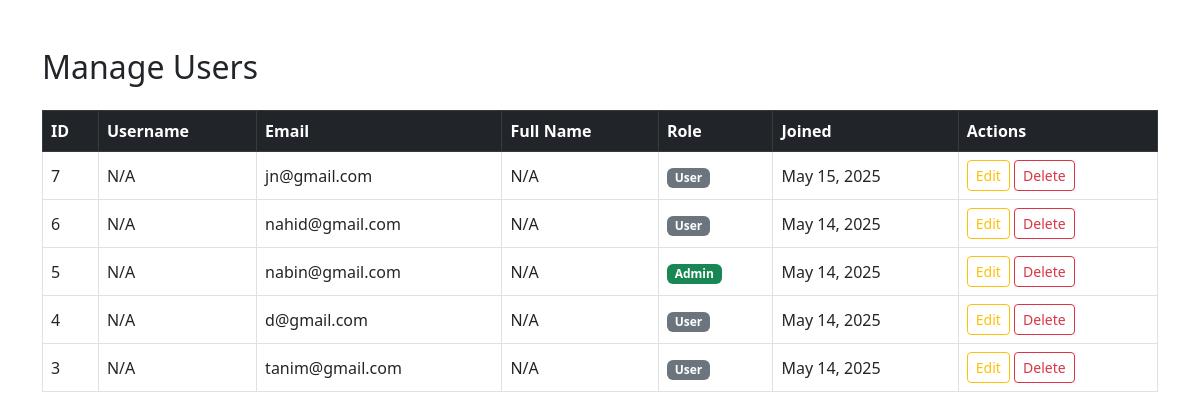
Page /manage_users.php (signed in) on the committed database.
### tables this page shows
CREATE TABLE `users` (
  `id` int(11) NOT NULL,
  `username` varchar(50) DEFAULT NULL,
  `full_name` varchar(100) DEFAULT '',
  `user_role` varchar(20) DEFAULT 'user',
  `first_name` varchar(50) NOT NULL,
  `last_name` varchar(50) NOT NULL,
  `email` varchar(100) NOT NULL,
  `phone` varchar(20) DEFAULT NULL,
  `password` varchar(255) NOT NULL,
  `created_at` timestamp NOT NULL DEFAULT current_timestamp(),
  `role` enum('user','admin') DEFAULT 'user'
);

### manage_users.php (the view, shortened to what this page needs)
<?php
include 'config.php';
?>
<!DOCTYPE html>
<html lang="en">
<head>
    <link href="https://cdn.jsdelivr.net/npm/bootstrap@5.3.0/dist/css/bootstrap.min.css" rel="stylesheet">
</head>
<body>
<div class="container my-5">
    <h2 class="mb-4">Manage Users</h2>
    <div class="table-responsive">
        <table class="table table-bordered table-hover align-middle">
            <thead class="table-dark">
                <tr>
                    <th>ID</th>
                    <th>Username</th>
                    <th>Email</th>
                    <th>Full Name</th>
                    <th>Role</th>
                    <th>Joined</th>
                    <th>Actions</th>
                </tr>
            </thead>
            <tbody>
                <?php
                $stmt = $pdo->query("SELECT * FROM users ORDER BY created_at DESC");
                while ($user = $stmt->fetch(PDO::FETCH_ASSOC)) {
                    $role = ucfirst($user['role'] ?? 'user');
                    $roleBadge = ($role === 'Admin') ? 'bg-success' : 'bg-secondary';
                    echo '<tr>
                            <td>' . $user['id'] . '</td>
                            <td>' . htmlspecialchars($user['username'] ?? 'N/A') . '</td>
                            <td>' . htmlspecialchars($user['email'] ?? 'N/A') . '</td>
                            <td>' . htmlspecialchars($user['full_name'] ?? 'N/A') . '</td>
                            <td><span class="badge ' . $roleBadge . '">' . $role . '</span></td>
                            <td>' . date('M j, Y', strtotime($user['created_at'])) . '</td>
                            <td>
                                <a href="edit_user.php?id=' . $user['id'] . '" class="btn btn-sm btn-outline-warning">Edit</a>
                                <a href="delete_user.php?id=' . $user['id'] . '" class="btn btn-sm btn-outline-danger" onclick="return confirm(\'Are you sure you want to delete this user?\')">Delete</a>
                            </td>
                          </tr>';
                }
                ?>
            </tbody>
        </table>
    </div>
</div>
</body>
</html>

### rows in the picture
users: id "7", username "N/A", email "jn@gmail.com", full_name "N/A", role "User", created_at "May 15, 2025"
users: id "6", username "N/A", email "nahid@gmail.com", full_name "N/A", role "User", created_at "May 14, 2025"
users: id "5", username "N/A", email "nabin@gmail.com", full_name "N/A", role "Admin", created_at "May 14, 2025"
users: id "4", username "N/A", email "d@gmail.com", full_name "N/A", role "User", created_at "May 14, 2025"
users: id "3", username "N/A", email "tanim@gmail.com", full_name "N/A", role "User", created_at "May 14, 2025"
